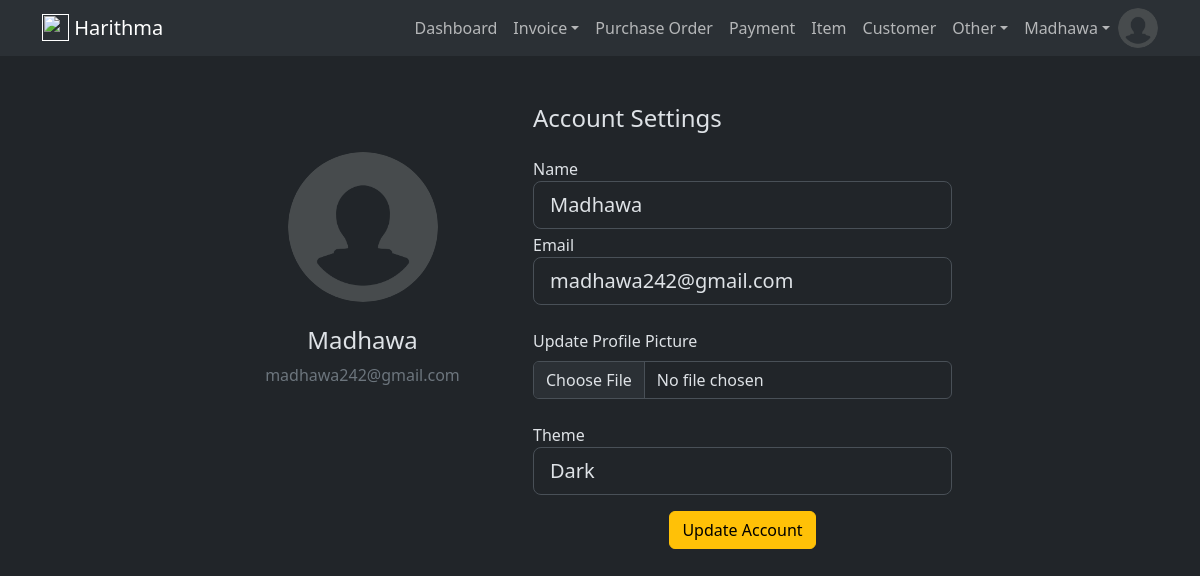
Page /account (signed in) on the committed database.
### harithmapos/models.py (models this page shows, shortened)
class User(db.Model, UserMixin):
    id = db.Column(db.Integer, primary_key=True)
    email = db.Column(db.String(120), unique=True, nullable=False)
    name = db.Column(db.String(50), nullable=False)
    image = db.Column(db.String(20), default='default.jpg')
    password = db.Column(db.String(60), nullable=False)
    ui_theme = db.Column(db.String(5), default='light')
    create_dttm = db.Column(db.DateTime, nullable=False, default=datetime.utcnow)
    update_dttm = db.Column(db.DateTime, nullable=False, default=datetime.utcnow)

### harithmapos/views/user/routes.py (the view)
@user_blueprint.route("/account", methods=['GET', 'POST'])
@login_required
def account():
    form=UserUpdateForm()
    if form.validate_on_submit():
        if form.image.data:
            if current_user.image != 'default.jpg':
                try:
                    os.remove(os.path.join('harithmapos','static','user_images', current_user.image))
                except:
                    pass
            image = save_image(form.image.data)
            current_user.image = image
        current_user.email = form.email.data
        current_user.name = form.name.data
        current_user.ui_theme = form.ui_theme.data
        db.session.commit()
        flash('Account has been updated.',category='success')
        return redirect(url_for('user_blueprint.account'))
    elif request.method == 'GET':
        form.name.data = current_user.name
        form.email.data = current_user.email
        form.ui_theme.data = current_user.ui_theme
    image_path = url_for('static', filename=f'user_images/{current_user.image}')
    print(f'{image_path = }')
    return render_template('user/account.html', title='Account', user_image_file=image_path, form=form)

### harithmapos/views/user/forms.py (shortened to what this page needs)
class UserUpdateForm(FlaskForm):
    name = StringField("Name", validators=[DataRequired(), Length(min=2, max=20)])
    email = EmailField("Email", validators=[DataRequired(), Email()])
    image = FileField('Update Profile Picture', validators=[FileAllowed(['jpg', 'png'])])
    ui_theme = SelectField('Theme', choices=config.UI_THEME_FORM_LIST)
    submit = SubmitField('Update Account')

### harithmapos/models.py (called while the page is built)
@login_manager.user_loader
def load_user(user_id):
    return User.query.get(int(user_id))

### harithmapos/templates/user/account.html (shortened to what this page needs)
{% extends 'layout/base.html' %}
{% block body %}
<div class="container rounded">
    <div class="row justify-content-center">
        <div class="col-md-3">
            <div class="d-flex flex-column align-items-center text-center p-3 py-5"><img class="rounded-circle mt-5" width="150px" src="{{ user_image_file }}">
                <h4 class="font-weight-bold mt-4">{{ current_user.name }}</h4>
                <span class="text-secondary">{{ current_user.email }}</span>
            </div>
        </div>
        <div class="col-md-5">
            <div class="p-3 py-5">
                <div class="d-flex justify-content-between align-items-center mb-3">
                    <h4 class="text-right">Account Settings</h4>
                </div>
                <div class="row mt-3">
                    <form method="POST" action="" enctype="multipart/form-data">
                        <fieldset class="form-group">
                            <div class="form-group">
                                {{ form.name.label(class="form-control-label") }}
                                {{ form.name(class="form-control form-control-lg") }}
                            </div>
                            <div class="form-group">
                                {{ form.email.label(class="form-control-label mt-1") }}
                                {% if form.email.errors %}
                                    {{ form.email(class="form-control form-control-lg is-invalid") }}
                                    <div class="invalid-feedback">
                                        {% for error in form.email.errors %}
                                            <span>{{ error }}</span>
                                        {% endfor %}
                                    </div>
                                {% else %}
                                    {{ form.email(class="form-control form-control-lg") }}
                                {% endif %}
                            </div>
                            <div class="form-group">
                                {{ form.image.label(for="formFile", class="form-label mt-4 mb-2") }}<br>
                                {{ form.image(class="form-control", type="file", id="formFile") }}<br>
                            </div>
                            <div class="form-group">
                                {{ form.ui_theme.label(class="form-control-label") }}
                                {{ form.ui_theme(class="form-control form-control-lg") }}
                            </div>
                        </fieldset>
                        <div class="form-group">
                            <div class="text-center">
                                {{ form.submit(class="btn btn-warning profile-button mt-3") }}
                            </div>
                        </div>
                    </form>
                </div>
            </div>
        </div>
    </div>
</div>
{% endblock body %}

### harithmapos/templates/layout/navbar.html (shortened to what this page needs)
<nav class="navbar navbar-expand-lg bg-body-tertiary">
    <div class="container">
        <a href="" class="navbar-brand lead">
            <img src="{{url_for('static', filename='vehical.png')}}" height="27" class="d-inline-block align-text-top">
            <b>Harithma</b>
        </a>
        <div class="collapse navbar-collapse" id="navbarCollapse">
            <ul class="navbar-nav ms-auto">
                {% if current_user.is_authenticated %}
                    <a class="nav-item nav-link" href="{{ url_for('dashboard_blueprint.dashboard') }}">Dashboard</a>
                    <li class="nav-item dropdown">
                        <a class="nav-link dropdown-toggle" href="#" role="button" data-bs-toggle="dropdown" aria-expanded="false">Invoice</a>
                    </li>
                    <a class="nav-item nav-link" href="{{ url_for('purchase_order_blueprint.purchase_order_head') }}">Purchase Order</a>
                    <a class="nav-item nav-link" href="{{ url_for('payment_blueprint.payment') }}">Payment</a>
                    <a class="nav-item nav-link" href="{{ url_for('item_blueprint.item') }}">Item</a>
                    <a class="nav-item nav-link" href="{{ url_for('customer_blueprint.customer') }}">Customer</a>
                    <li class="nav-item dropdown">
                        <a class="nav-link dropdown-toggle" href="#" role="button" data-bs-toggle="dropdown" aria-expanded="false">Other</a>
                    </li>
                    <li class="nav-item dropdown">
                        <a class="nav-link dropdown-toggle" href="#" role="button" data-bs-toggle="dropdown" aria-expanded="false">{{ current_user.name }}</a>
                    </li>
                    <img src="{{ url_for('static', filename='user_images/'+current_user.image) }}" class="rounded-circle" height="40" alt="Avatar" />
                {% else %}
                    <a class="nav-item nav-link" href="{{ url_for('user_blueprint.login') }}">Login</a>
                    <a class="nav-item nav-link" href="{{ url_for('user_blueprint.register') }}">Register</a>
                {% endif %}
            </ul>
        </div>
    </div>
</nav>

### rows in the picture
User: name "Madhawa", image (placeholder picture), email "madhawa242@gmail.com", ui_theme "Dark"
